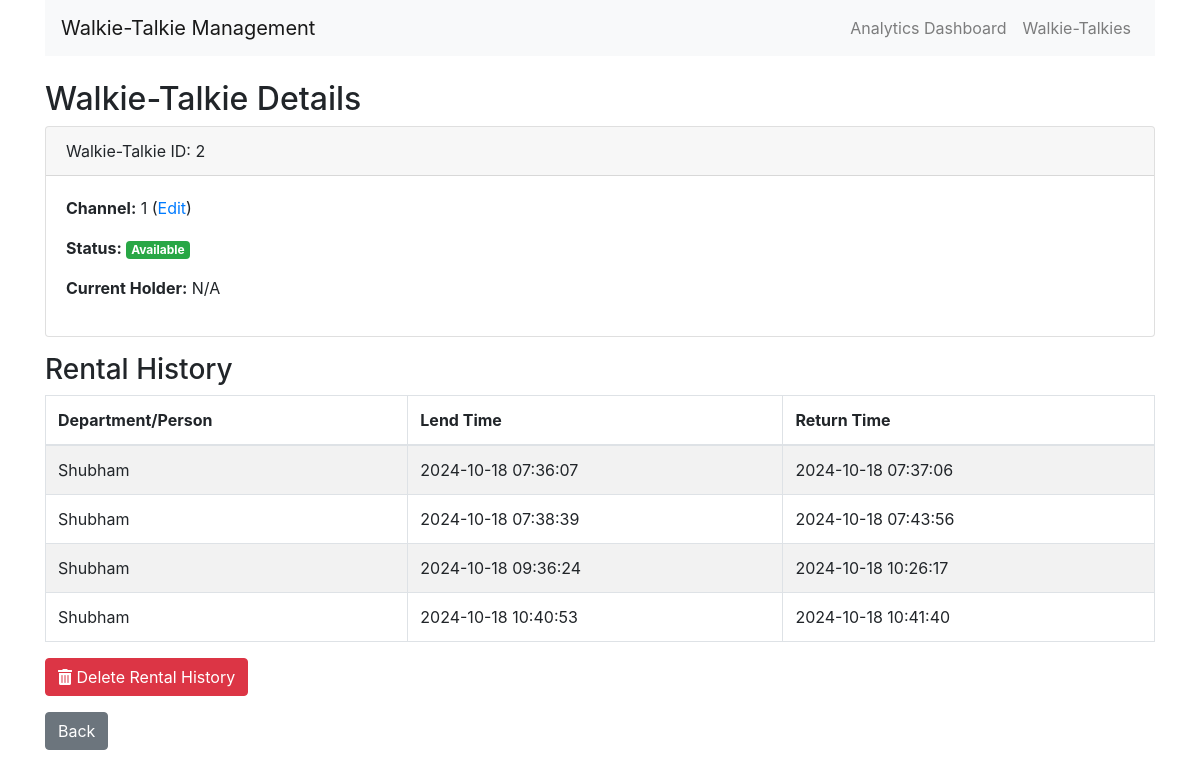
Screenshot of /walkie_talkie/2 with the database file from the repository.
### models.py (models this page shows)
class WalkieTalkie(db.Model):
    id = db.Column(db.Integer, primary_key=True)
    channel = db.Column(db.Integer, nullable=True, default=1)
    is_lent = db.Column(db.Boolean, default=False)
    current_holder = db.Column(db.String(100), nullable=True)
    is_charged = db.Column(db.Boolean, default=False)  # Default is now False (discharged)
    rental_history = db.relationship('Rental', backref='walkie_talkie', lazy=True)

class Rental(db.Model):
    id = db.Column(db.Integer, primary_key=True)
    walkie_talkie_id = db.Column(db.Integer, db.ForeignKey('walkie_talkie.id'))
    department_id = db.Column(db.Integer, db.ForeignKey('department.id'))
    lend_time = db.Column(db.DateTime, default=get_ist_now)
    return_time = db.Column(db.DateTime, nullable=True)

class Department(db.Model):
    id = db.Column(db.Integer, primary_key=True)
    name = db.Column(db.String(100), nullable=False, unique=True)
    rental_history = db.relationship('Rental', backref='department', lazy=True)

### routes.py (the view)
@app.route('/walkie_talkie/<int:wt_id>')
def view_walkie_talkie(wt_id):
    wt = WalkieTalkie.query.get_or_404(wt_id)
    rentals = Rental.query.filter_by(walkie_talkie_id=wt_id).all()
    return render_template('walkie_talkie.html', wt=wt, rentals=rentals)

### templates/walkie_talkie.html
{% extends 'base.html' %}
{% block content %}
<h2>Walkie-Talkie Details</h2>
<div class="card mb-3">
    <div class="card-header">
        Walkie-Talkie ID: {{ wt.id }}
    </div>
    <div class="card-body">
        <p><strong>Channel:</strong> {{ wt.channel }} (<a href="{{ url_for('edit_walkie_talkie', wt_id=wt.id) }}">Edit</a>)</p>
        <p><strong>Status:</strong>
            {% if wt.is_lent %}
                <span class="badge badge-danger">Lent</span>
            {% else %}
                <span class="badge badge-success">Available</span>
            {% endif %}
        </p>
        <p><strong>Current Holder:</strong> {{ wt.current_holder or 'N/A' }}</p>
    </div>
</div>
<h3>Rental History</h3>
{% if rentals %}
<table class="table table-striped table-bordered">
    <thead>
        <tr>
            <th>Department/Person</th>
            <th>Lend Time</th>
            <th>Return Time</th>
        </tr>
    </thead>
    <tbody>
        {% for rental in rentals %}
        <tr>
            <td>{{ rental.department.name }}</td>
            <td>{{ rental.lend_time.strftime('%Y-%m-%d %H:%M:%S') }}</td>
            <td>{{ rental.return_time.strftime('%Y-%m-%d %H:%M:%S') if rental.return_time else 'Not Returned' }}</td>
        </tr>
        {% endfor %}
    </tbody>
</table>
{% if not wt.is_lent %}
<form action="{{ url_for('delete_rental_history', wt_id=wt.id) }}" method="post" onsubmit="return confirm('Are you sure you want to delete all rental history for this walkie-talkie? This action cannot be undone.');">
    <button type="submit" class="btn btn-danger">
        <i class="fas fa-trash-alt"></i> Delete Rental History
    </button>
</form>
{% else %}
    <p class="text-danger">Cannot delete rental history while the walkie-talkie is currently lent out.</p>
{% endif %}
{% else %}
    <p>No rental history available for this walkie-talkie.</p>
{% endif %}
<a href="{{ url_for('index') }}" class="btn btn-secondary mt-3">Back</a>
{% endblock %}

### rows the page displays
WalkieTalkie: id "2", channel "1", current_holder "N/A"
Rental: department.name "Shubham", lend_time "2024-10-18 07:36:07", return_time "2024-10-18 07:37:06"
Rental: department.name "Shubham", lend_time "2024-10-18 07:38:39", return_time "2024-10-18 07:43:56"
Rental: department.name "Shubham", lend_time "2024-10-18 09:36:24", return_time "2024-10-18 10:26:17"
Rental: department.name "Shubham", lend_time "2024-10-18 10:40:53", return_time "2024-10-18 10:41:40"
